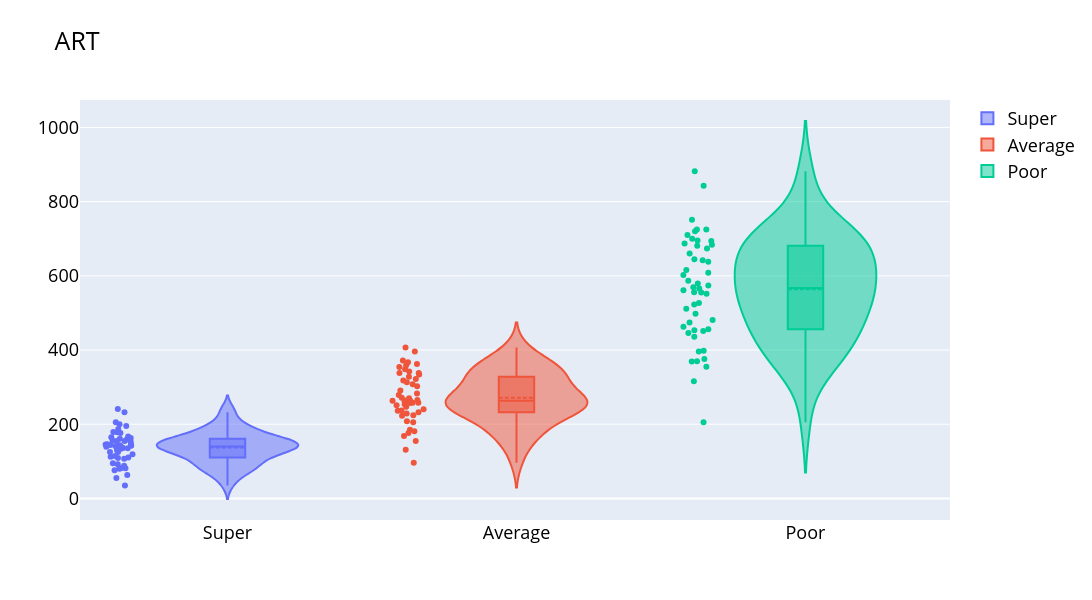
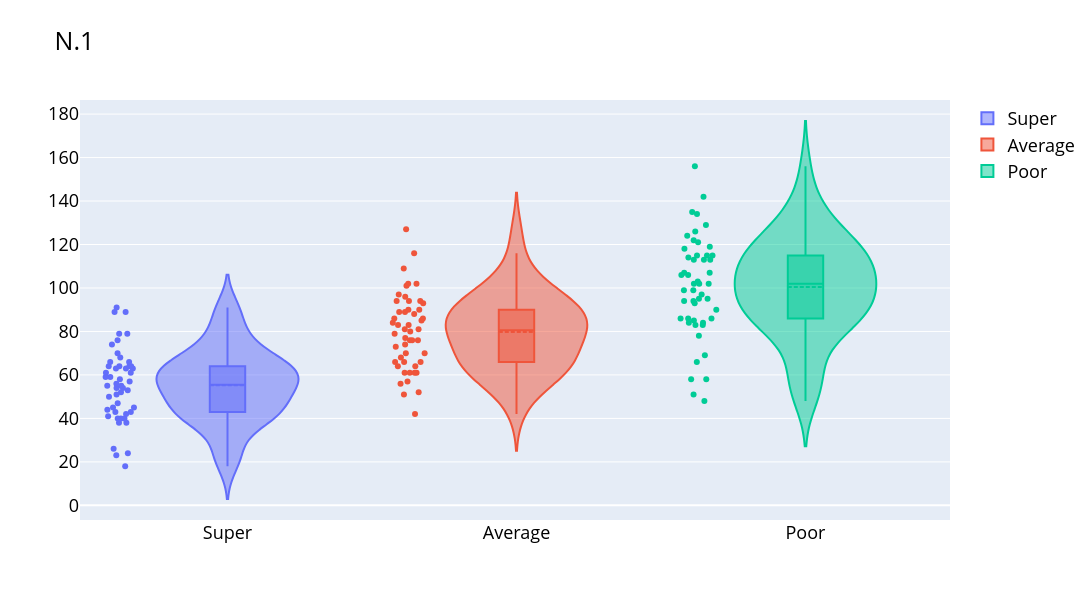
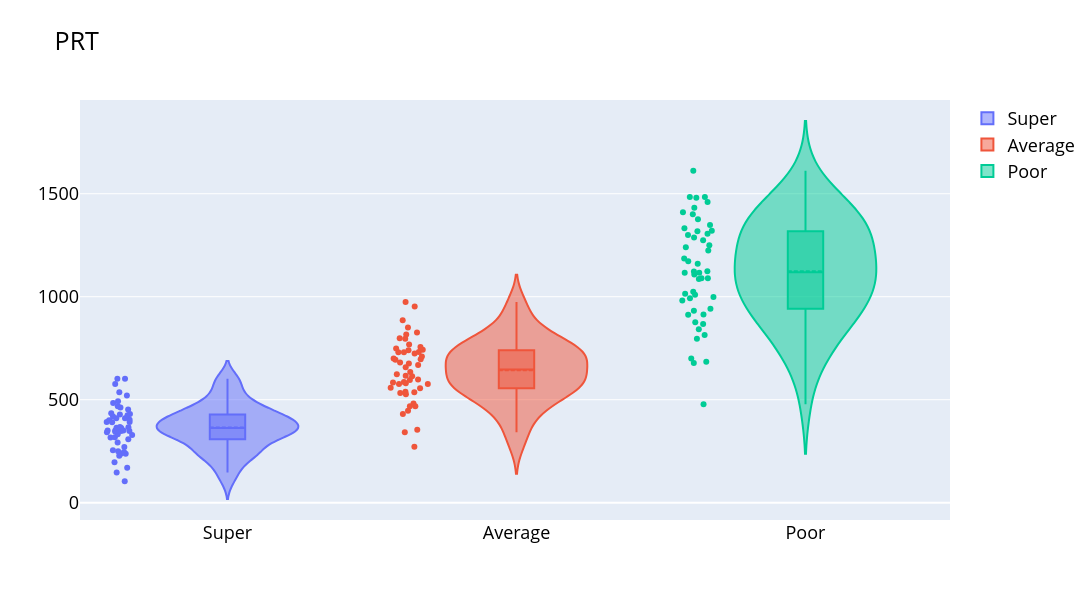
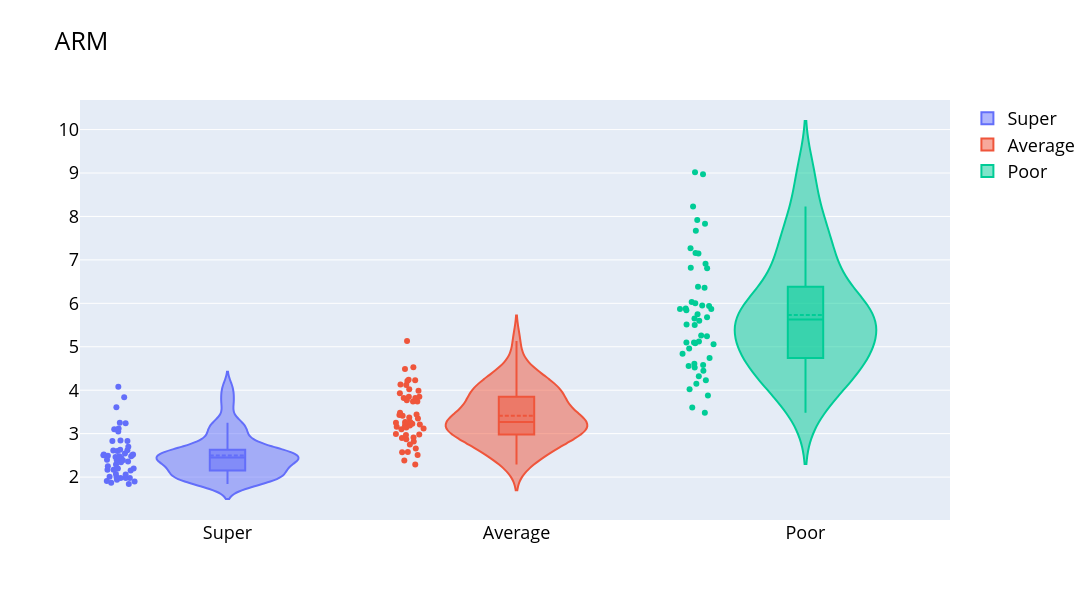

The notebook cell saved with these charts, in order:
### Markdown cell above
# Exercise 1 - Visual assessment<p>
Consider the Cork Stoppers data set. Examine the box/violin plots for each feature and examine their discriminative power

### Code cell
import plotly.graph_objects as go
import pandas as pd
import numpy as np
import plotly.express as px
import pandas as pd
from scipy import stats
import os

datasets_folder = os.path.abspath(os.path.join(os.getcwd() ,"../..")) + "/Datasets/" #Set the path to the datasets folder, which is assumed to be two levels up from the current working directory and then inside a "Datasets" folder. Adjust this path as necessary based on your actual directory structure.

Labels=["Super","Average","Poor"] 
xlsFile=pd.read_excel(datasets_folder + "CORK_STOPPERS.XLS",sheet_name="Data",
                      usecols=["C","ART","N.1","PRT","ARM","PRM","ARTG","NG","PRTG","RAAR","RAN"])
CorkStopp=pd.DataFrame(data=xlsFile.dropna())

fnames=CorkStopp.columns[1:] # Get features names

ixSuper = np.where(CorkStopp['C']==1)
ixAverage = np.where(CorkStopp['C']==2)
ixPoor = np.where(CorkStopp['C']==3)

ixs = np.array([ixSuper,ixAverage,ixPoor])

for f in fnames:
    fig = go.Figure()
    k = 0
    for ix in ixs:
        fig.add_trace(go.Violin(y = CorkStopp[f].iloc[ix[0]], name = Labels[k],
                                box_visible = True,
                                meanline_visible = True,points = 'all'))
        k = k+1
    fig.update_layout(title=f,autosize=False,width=1200,height=600,font=dict(size=18,color="black"))
    
    fig.show()

### Figure 1 — Plotly figure (JSON) as saved in the notebook; plotly's stock layout.template omitted (floating-point values rounded to 4 significant figures)
{"data": [{"box": {"visible": true}, "meanline": {"visible": true}, "name": "Super", "points": "all", "type": "violin", "y": [81.0, 80.0, 81.0, 125.0, 146.0, 109.0, 161.0, 136.0, 156.0, 95.0, 163.0, 112.0, 130.0, 134.0, 167.0, 159.0, 195.0, 176.0, 141.0, 146.0, 142.0, 155.0, 200.0, 114.0, 178.0, 92.0, 165.0, 145.0, 63.0, 139.0, 139.0, 119.0, 107.0, 241.0, 143.0, 205.0, 144.0, 136.0, 35.0, 153.0, 135.0, 88.0, 76.0, 155.0, 232.0, 55.0, 110.0, 187.0, 125.0, 179.0]}, {"box": {"visible": true}, "meanline": {"visible": true}, "name": "Average", "points": "all", "type": "violin", "y": [240.0, 224.0, 265.0, 232.0, 176.0, 229.0, 237.0, 155.0, 96.0, 279.0, 181.0, 263.0, 205.0, 302.0, 348.0, 185.0, 313.0, 257.0, 168.0, 338.0, 367.0, 223.0, 354.0, 131.0, 258.0, 262.0, 283.0, 407.0, 270.0, 291.0, 258.0, 247.0, 263.0, 318.0, 271.0, 359.0, 334.0, 251.0, 236.0, 254.0, 342.0, 372.0, 308.0, 362.0, 322.0, 396.0, 338.0, 208.0, 264.0, 328.0]}, {"box": {"visible": true}, "meanline": {"visible": true}, "name": "Poor", "points": "all", "type": "violin", "y": [587.0, 751.0, 456.0, 355.0, 552.0, 453.0, 694.0, 370.0, 376.0, 396.0, 725.0, 523.0, 616.0, 451.0, 569.0, 882.0, 463.0, 316.0, 555.0, 642.0, 511.0, 695.0, 684.0, 645.0, 369.0, 205.0, 446.0, 579.0, 681.0, 398.0, 843.0, 687.0, 498.0, 574.0, 608.0, 638.0, 527.0, 674.0, 700.0, 561.0, 710.0, 602.0, 556.0, 660.0, 720.0, 566.0, 436.0, 481.0, 474.0, 725.0]}], "layout": {"autosize": false, "font": {"color": "black", "size": 18}, "height": 600, "title": {"text": "ART"}, "width": 1200}}

### Figure 2 — Plotly figure (JSON) as saved in the notebook; plotly's stock layout.template omitted (floating-point values rounded to 4 significant figures)
{"data": [{"box": {"visible": true}, "meanline": {"visible": true}, "name": "Super", "points": "all", "type": "violin", "y": [41.0, 42.0, 26.0, 63.0, 45.0, 55.0, 57.0, 66.0, 64.0, 38.0, 40.0, 54.0, 55.0, 54.0, 59.0, 74.0, 63.0, 70.0, 56.0, 38.0, 45.0, 61.0, 91.0, 61.0, 66.0, 50.0, 63.0, 51.0, 24.0, 64.0, 64.0, 53.0, 43.0, 79.0, 44.0, 79.0, 58.0, 68.0, 18.0, 64.0, 59.0, 40.0, 40.0, 43.0, 89.0, 23.0, 47.0, 76.0, 52.0, 89.0]}, {"box": {"visible": true}, "meanline": {"visible": true}, "name": "Average", "points": "all", "type": "violin", "y": [76.0, 77.0, 81.0, 74.0, 70.0, 70.0, 76.0, 52.0, 42.0, 81.0, 56.0, 102.0, 86.0, 88.0, 109.0, 57.0, 61.0, 61.0, 61.0, 101.0, 96.0, 64.0, 94.0, 51.0, 61.0, 68.0, 84.0, 127.0, 93.0, 94.0, 90.0, 66.0, 66.0, 85.0, 102.0, 94.0, 83.0, 89.0, 79.0, 66.0, 83.0, 90.0, 97.0, 80.0, 76.0, 116.0, 86.0, 64.0, 89.0, 73.0]}, {"box": {"visible": true}, "meanline": {"visible": true}, "name": "Poor", "points": "all", "type": "violin", "y": [115.0, 118.0, 66.0, 102.0, 94.0, 107.0, 124.0, 58.0, 48.0, 86.0, 122.0, 58.0, 86.0, 99.0, 97.0, 115.0, 84.0, 69.0, 106.0, 78.0, 113.0, 102.0, 115.0, 107.0, 95.0, 51.0, 90.0, 114.0, 86.0, 84.0, 94.0, 142.0, 83.0, 129.0, 85.0, 113.0, 103.0, 156.0, 119.0, 102.0, 135.0, 106.0, 134.0, 113.0, 99.0, 83.0, 121.0, 95.0, 93.0, 126.0]}], "layout": {"autosize": false, "font": {"color": "black", "size": 18}, "height": 600, "title": {"text": "N.1"}, "width": 1200}}

### Figure 3 — Plotly figure (JSON) as saved in the notebook; plotly's stock layout.template omitted (floating-point values rounded to 4 significant figures)
{"data": [{"box": {"visible": true}, "meanline": {"visible": true}, "name": "Super", "points": "all", "type": "violin", "y": [250.0, 238.0, 196.0, 368.0, 350.0, 316.0, 400.0, 402.0, 424.0, 254.0, 350.0, 318.0, 348.0, 362.0, 428.0, 452.0, 468.0, 484.0, 366.0, 238.0, 328.0, 418.0, 576.0, 346.0, 462.0, 292.0, 430.0, 350.0, 170.0, 410.0, 410.0, 342.0, 270.0, 602.0, 332.0, 536.0, 392.0, 392.0, 104.0, 434.0, 390.0, 246.0, 228.0, 364.0, 602.0, 146.0, 308.0, 492.0, 348.0, 520.0]}, {"box": {"visible": true}, "meanline": {"visible": true}, "name": "Average", "points": "all", "type": "violin", "y": [596.0, 576.0, 624.0, 580.0, 482.0, 576.0, 616.0, 354.0, 272.0, 634.0, 446.0, 696.0, 584.0, 694.0, 826.0, 468.0, 614.0, 532.0, 430.0, 796.0, 850.0, 526.0, 798.0, 342.0, 538.0, 586.0, 710.0, 974.0, 700.0, 730.0, 680.0, 558.0, 598.0, 748.0, 732.0, 886.0, 730.0, 658.0, 556.0, 536.0, 740.0, 816.0, 756.0, 742.0, 676.0, 952.0, 768.0, 468.0, 668.0, 724.0]}, {"box": {"visible": true}, "meanline": {"visible": true}, "name": "Poor", "points": "all", "type": "violin", "y": [1300.0, 1410.0, 912.0, 876.0, 1124.0, 1010.0, 1376.0, 678.0, 684.0, 814.0, 1432.0, 796.0, 1224.0, 992.0, 1186.0, 1612.0, 932.0, 700.0, 1116.0, 1172.0, 1086.0, 1318.0, 1332.0, 1240.0, 842.0, 478.0, 942.0, 1122.0, 1090.0, 868.0, 1484.0, 1484.0, 914.0, 1306.0, 1108.0, 1250.0, 998.0, 1460.0, 1400.0, 1116.0, 1480.0, 1160.0, 1288.0, 1320.0, 1274.0, 1024.0, 1090.0, 982.0, 1014.0, 1348.0]}], "layout": {"autosize": false, "font": {"color": "black", "size": 18}, "height": 600, "title": {"text": "PRT"}, "width": 1200}}

### Figure 4 — Plotly figure (JSON) as saved in the notebook; plotly's stock layout.template omitted (floating-point values rounded to 4 significant figures)
{"data": [{"box": {"visible": true}, "meanline": {"visible": true}, "name": "Super", "points": "all", "type": "violin", "y": [1.98, 1.91, 3.12, 1.98, 3.24, 1.98, 2.83, 2.06, 2.44, 2.5, 4.08, 2.07, 2.36, 2.48, 2.83, 2.15, 3.1, 2.51, 2.52, 3.84, 2.52, 2.54, 2.2, 1.87, 2.7, 1.84, 2.62, 2.84, 2.63, 2.17, 2.17, 2.25, 2.49, 3.05, 3.25, 2.6, 2.48, 2.0, 1.94, 2.39, 2.29, 2.2, 1.9, 3.61, 2.61, 2.39, 2.34, 2.46, 2.4, 2.01]}, {"box": {"visible": true}, "meanline": {"visible": true}, "name": "Average", "points": "all", "type": "violin", "y": [3.16, 2.91, 3.27, 3.14, 2.51, 3.27, 3.12, 2.98, 2.29, 3.44, 3.23, 2.58, 2.38, 3.43, 3.19, 3.25, 5.13, 4.21, 2.75, 3.35, 3.82, 3.48, 3.77, 2.57, 4.23, 3.85, 3.37, 3.21, 2.9, 3.1, 2.87, 3.74, 3.99, 3.74, 2.66, 3.82, 4.02, 2.82, 2.99, 3.85, 4.12, 4.13, 3.18, 4.53, 4.24, 3.41, 3.93, 3.25, 2.97, 4.49]}, {"box": {"visible": true}, "meanline": {"visible": true}, "name": "Poor", "points": "all", "type": "violin", "y": [5.1, 6.36, 6.91, 3.48, 5.87, 4.23, 5.6, 6.38, 7.83, 4.61, 5.94, 9.02, 7.16, 4.56, 5.87, 7.67, 5.51, 4.58, 5.24, 8.23, 4.52, 6.81, 5.95, 6.03, 3.88, 4.02, 4.96, 5.08, 7.92, 4.74, 8.97, 4.84, 6.0, 4.45, 7.15, 5.65, 5.12, 4.32, 5.88, 5.5, 5.26, 5.68, 4.15, 5.84, 7.27, 6.82, 3.6, 5.06, 5.1, 5.75]}], "layout": {"autosize": false, "font": {"color": "black", "size": 18}, "height": 600, "title": {"text": "ARM"}, "width": 1200}}
